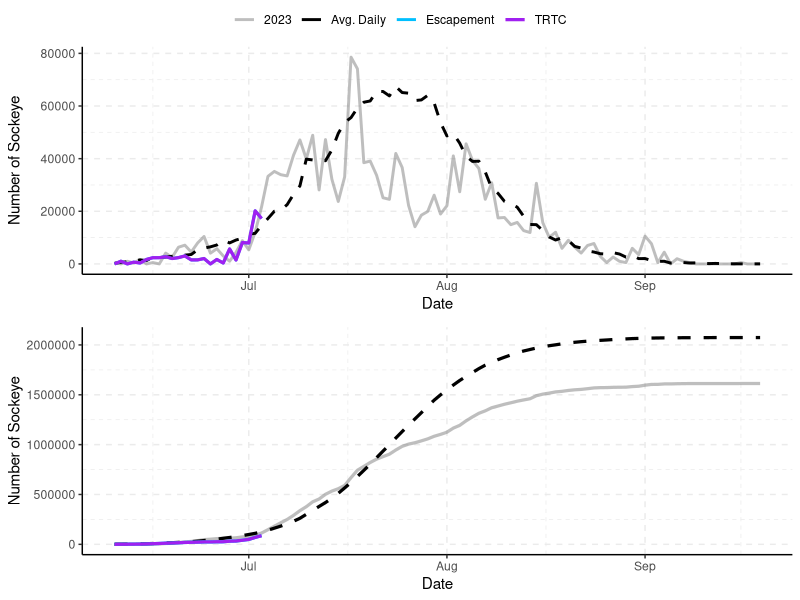
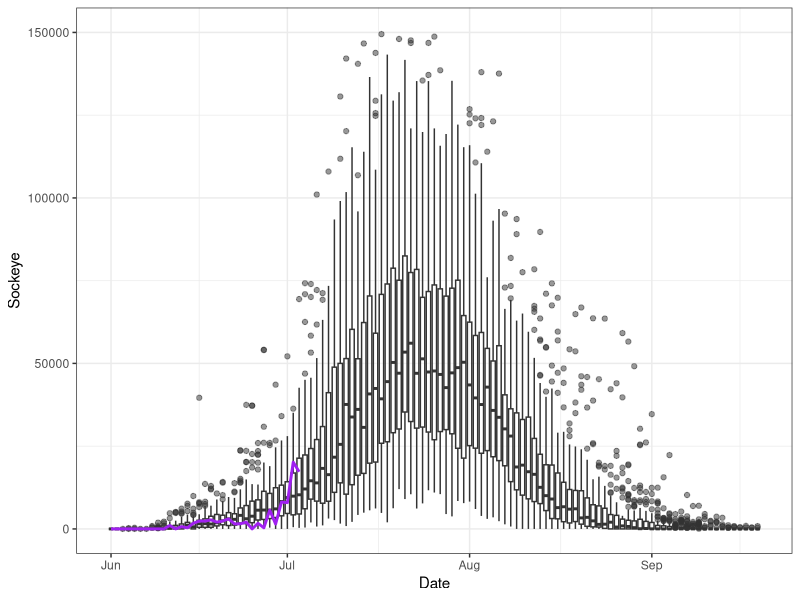
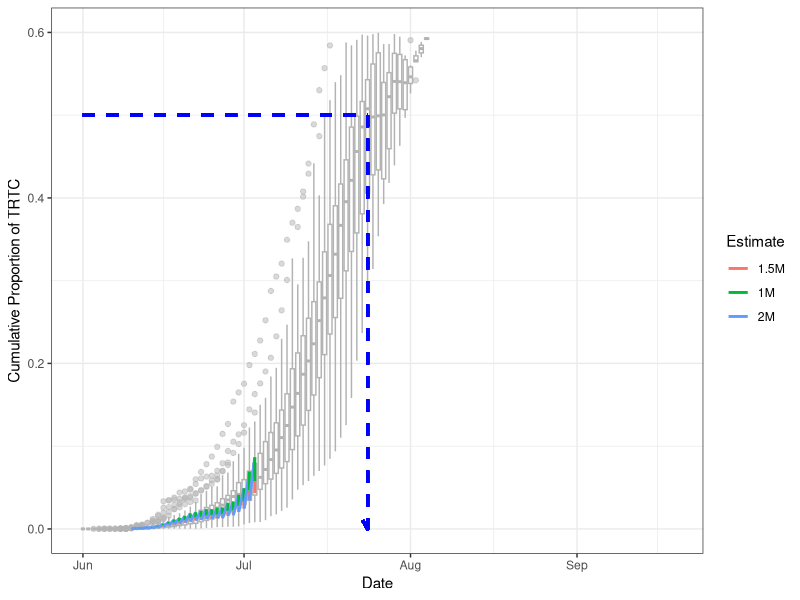
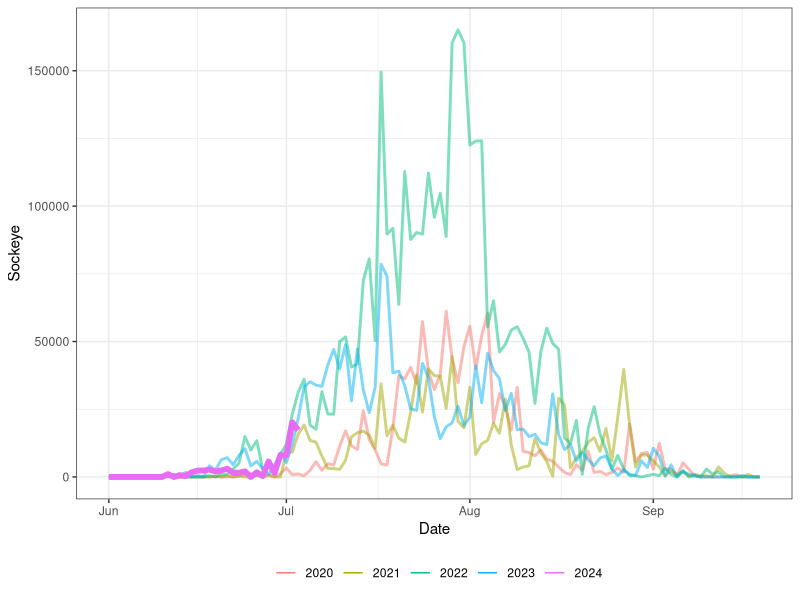
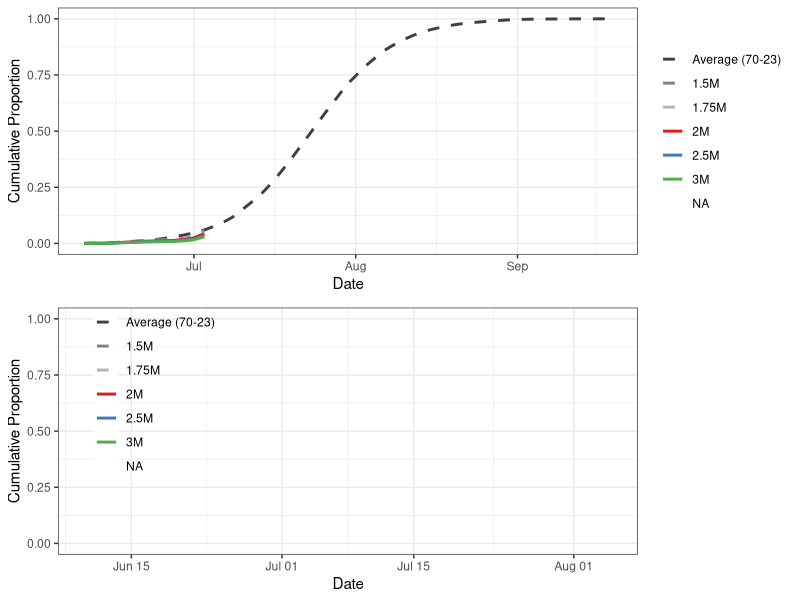
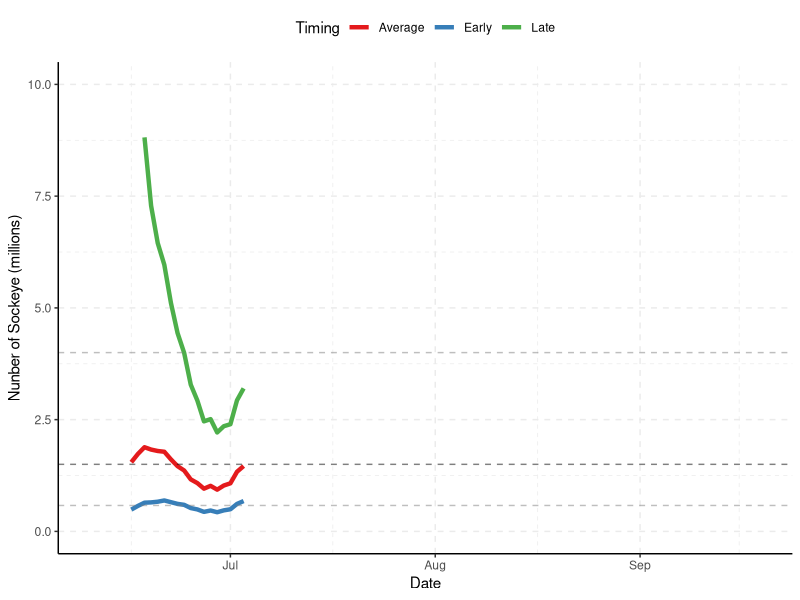
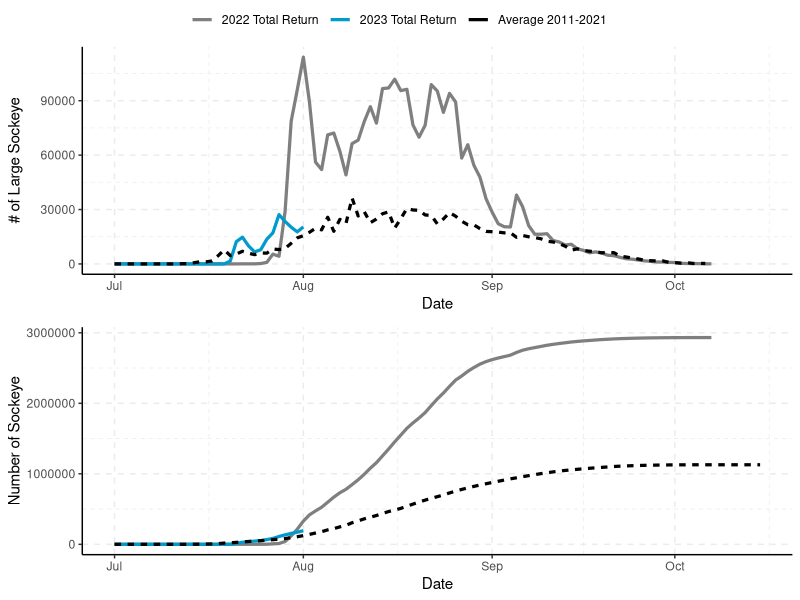
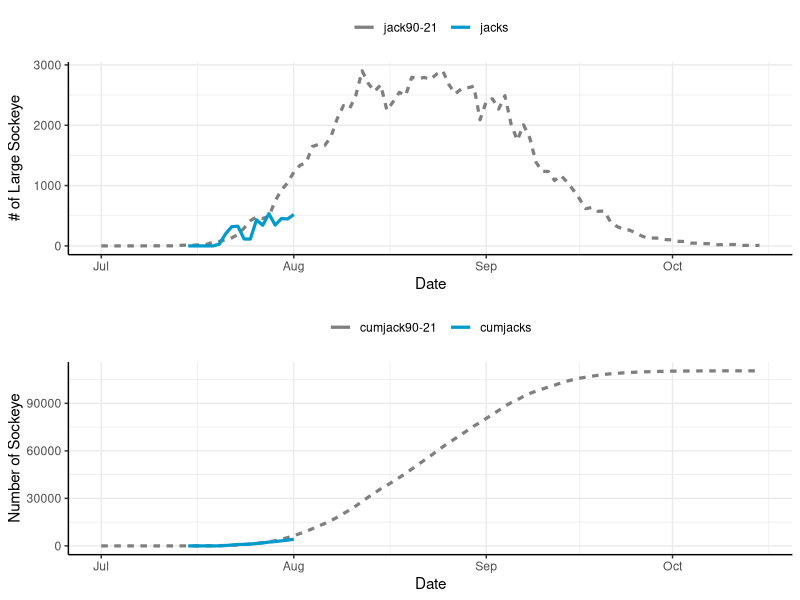

Generate these figures, in order, with R:
## ---- chunk 1
library(tidyverse)
library(data.table)
library(readxl)
library(knitr)
library(ggpubr)
library(kableExtra)

options(scipen=10000)
## ---- chunk 2
data<-read_excel("data/tyee and catch and fence in-season updates 2024.xlsx",sheet="Tyee")
data$Date<-as.Date(data$Date)
## ---- chunk 3
tyee.day<-as.Date("2024-07-03")
tyee.date<-"July 3"
fence.day<-as.Date("2024-07-03")
fence.date<-"July 3"
## ---- chunk 4
i<-match(tyee.day,data$Date)

average<-data$average[i]

e<-data$cumtyee[i]
t<-data$cumtrtc[i]
c<-data$cumcatch[i]

avgper<-round(data$Runtiming[i],3)*100
earlyper<-round(data$Runtiming[i+7],3)*100
lateper<-round(data$Runtiming[i-7],3)*100

#stat2<-data.frame(`Cumulative to Date`=c("Escapement Past Tyee","TRTC (Escapement+Catch)","Catch (preliminary"),`Number of Sockeye`=c(e,t,c))
#kable(stat2,caption=paste0("Cumulative escapement, TRTC, and catch to ",todate,"."))

stat3<-data.frame(`Cumulative to Date`=c("Escapement Past Tyee","TRTC (Escapement+Catch)","Catch (preliminary)"),`Number of Sockeye`=c(e,t,c),
                  `Run Timing`=c("Average","One week early","One week late"),`Percent Through`=c(avgper,earlyper,lateper))

kable(stat3,caption=paste0("Cumulative escapement, TRTC, and catch to ",tyee.date,"."))

## ---- chunk 5
escandtrtcdaily<-data%>%select(Date,Escapement=esctyee,TRTC=`dailytrtc`,`Avg. Daily`=`average70-23`,"2023"=esc23)%>%
  pivot_longer(2:5,values_to="Number of Sockeye",names_to="Type")%>%
  mutate(lt=case_when(Type=="Escapement"|Type=="TRTC"~"2024",
                      Type=="Avg. Daily"~"Average",
                      Type=="2023"~"2023"))

t1<-ggplot(escandtrtcdaily,aes(x=Date,y=`Number of Sockeye`,color=Type,linetype=lt,size=Type,alpha=Type))+
  geom_line()+
  scale_size_manual(values=c(1,1,1,1.1))+
  scale_alpha_manual(values=c(.5,1,1,1))+
  scale_color_manual(values=c("grey50","black","deepskyblue1","purple"))+
  scale_linetype_manual(values=c("solid","solid","dashed"))+
  theme_classic()+
  grids(linetype = "dashed")+
  theme(legend.title = element_blank(),legend.position = "top")+
  guides(linetype="none")


escandtrtccum<-data%>%select(Date,Escapement=cumtyee,TRTC=cumtrtc,`Avg. Cumulative`=`cum70-23`,"2023"=cum23)%>%
  pivot_longer(2:5,values_to="Number of Sockeye",names_to="Type")%>%
  mutate(lt=case_when(Type=="Escapement"|Type=="TRTC"~"2024",
                      Type=="Avg. Cumulative"~"Average",
                      Type=="2023"~"2023"))

t2<-ggplot(escandtrtccum,aes(x=Date,y=`Number of Sockeye`,color=Type,linetype=lt,alpha=Type))+
  geom_line(linewidth=1.1)+
  scale_linetype_manual(values=c("solid","solid","dashed"))+
  scale_size_manual(values=c(1,1,1,1.1))+
  scale_alpha_manual(values=c(.5,1,1,1))+
  scale_color_manual(values=c("grey50","black","deepskyblue1","purple"))+
  theme_classic()+
  grids(linetype = "dashed")+
  theme(legend.title = element_blank(),legend.position = "top")+
  guides(linetype="none")
## ---- chunk 6
#| label: fig-plot
#| echo: false
#| results: asis
#| message: false
#| warning: false
#| fig-cap: "Daily (top) and cumulative (bottom) estimated escapement and TRTC (escapement + adjusted catch) at the Tyee test fishery versus the 1985-2023 average."
#| fig-height: 8

ggarrange(t1,t2,align="v",ncol=1,common.legend = TRUE)

## ---- chunk 7
#| label: fig-daily-boxplot
#| echo: false
#| message: false
#| warning: false
#| fig-cap: "Daily run through Tyee (uncorrected) from 1970-2023. 2024 run is shown in purple."
#| fig-height: 5

daily<-read_excel("data/tyee and catch and fence in-season updates 2024.xlsx",sheet="tyee daily")

gg.daily<-daily%>%
  pivot_longer("1970":"2024",names_to="Year",values_to="Sockeye")%>%
  mutate(Year=as.numeric(Year))

ggplot(gg.daily,aes(x=Date,y=Sockeye,group=Date))+
  geom_boxplot(fill="white",alpha=.5)+
      geom_line(data=gg.daily%>%filter(Year==2024),aes(x=Date,y=Sockeye,group=1),color="purple",linewidth=1)+
  ylim(0,150000)+
  theme_bw()
## ---- chunk 8
#| label: fig-dailt-cumulative-boxplot
#| echo: false
#| message: false
#| warning: false
#| fig-cap: "Daily cumulative proportion of the sockeye run through Tyee (uncorrected) from 1970-2023. The 2024 run estiamtes are shown by the coloured lines. Each line represents the proportion through based on a final season estimate shown in the legend. For example, the red line is based on a final TRTC of 1.5M, with the line showing the cumulative number of sockeye through on each date / 1.5M. Until we have the true final TRTC, we will not be able to calculate the true cumulative proportion. This is done to give an idea of run-timing and whether the pre-season forecast is likely to be close to the in-season estimate. The blue dashed line indicates the long-term average 50% through date."
#| fig-height: 5

dailycum<-read_excel("data/tyee and catch and fence in-season updates 2024.xlsx",sheet="tyee pcum")

gg.daily.pcum<-dailycum%>%select("Date":"2023")%>%
  pivot_longer("1970":"2023",names_to="Year",values_to="Sockeye")%>%
  mutate(Year=as.numeric(Year))

data2<-data.frame(date=data$Date,cumtrtc=data$cumtyee)%>%
  mutate(`1M`=cumtrtc/1000000,
         `1.5M`=cumtrtc/1500000,
         `2M`=cumtrtc/2000000)%>%
  pivot_longer(`1M`:`2M`,names_to="estimate",values_to="p")

ggplot(gg.daily.pcum,aes(x=Date,y=Sockeye,group=Date))+
  geom_boxplot(fill="white",color="grey70",alpha=.5)+
    geom_line(data=data2,aes(x=as.POSIXct(date),y=p,color=estimate,group=1),linewidth=1,lwd=2)+
    geom_segment(aes(x=as.POSIXct("2024-06-01"),y=.5,xend=as.POSIXct("2024-07-24"),yend=.5),color="blue",lwd=1,linetype="dashed")+
  geom_segment(aes(x=as.POSIXct("2024-07-24"),y=.5,xend=as.POSIXct("2024-07-24"),yend=0),color="blue",arrow = arrow(length=unit(.25, 'cm')),lwd=1,linetype="dashed")+
  #ylim(0,150000)+
    theme_bw()+
  ylim(0,.6)+
  labs(color="Estimate",y="Cumulative Proportion of TRTC")

## ---- chunk 9
#| label: fig-tyee2
#| echo: false
#| warning: false
#| message: false
#| fig-cap: "Daily run through Tyee (uncorrected) since 2020. 2024 run is shown in purple."
#| fig-height: 5

gg.daily2<-gg.daily%>%filter(Year>=2020)%>%
  mutate(per=ifelse(Year==2024,"current","past"))

ggplot(gg.daily2,aes(x=Date,y=Sockeye,color=factor(Year),linewidth=per,alpha=per))+
  geom_line()+
  scale_linewidth_manual(values=c(2,1))+
  scale_alpha_manual(values=c(1,.5))+
  theme_bw()+
  guides(alpha="none",linewidth="none")+
  labs(color="")+
  theme(legend.position = "bottom")


## ---- chunk 10
#| label: fig-cumu
#| include: false
#| echo: false
#| message: false
#| warning: false
#| fig-cap: "Cumulative estimated daily proportion of TRTC based on 1985-2021 average."
#| fig-height: 8

i<-match(tyee.day,data$Date)

early<-data$early[i]
average<-data$average[i]
late<-data$late[i]

names(data)

pcum<-data%>%select(Date,cumtrtc,"Average (70-23)"=`pcum70-23`)%>%
  mutate(`1.5M`=cumtrtc/1500000,
         `1.75M`=cumtrtc/1750000,
         `2M`=cumtrtc/2000000,
         `2.5M`=cumtrtc/2500000,
         `3M`=cumtrtc/3000000,
         "Early (70-23)"=lead(`Average (70-23)`,7),
         "Late (70-23)"=lag(`Average (70-23)`,7))%>%
  select(-cumtrtc)%>%
  pivot_longer(2:9,names_to="Type",values_to="cp")%>%
  mutate(Type=factor(Type,levels=c("Early (85-21)","Average (70-23)", "Late (85-21)"
                                   ,"1.5M","1.75M","2M","2.5M","3M")))

cols<-RColorBrewer::brewer.pal(5, "Set1")

g1<-ggplot(pcum,aes(x=Date,y=cp,color=Type,linetype=Type))+
  geom_line(size=1)+
  scale_colour_manual(values=c("grey25","grey50","grey70",cols))+
  scale_linetype_manual(values=c("dashed","dashed","dashed","solid","solid","solid","solid","solid"))+
  theme_bw()+
  labs(y="Cumulative Proportion")+
  theme(legend.title=element_blank(),legend.position.inside=c(.85,.35),legend.background = element_blank())

g2<-ggplot(pcum,aes(x=Date,y=cp,color=Type,linetype=Type))+
  geom_line(size=1)+
  scale_colour_manual(values=c("grey25","grey50","grey70",cols))+
  scale_linetype_manual(values=c("dashed","dashed","dashed","solid","solid","solid","solid","solid"))+
  theme_bw()+
  labs(y="Cumulative Proportion")+
  theme(legend.title=element_blank(),legend.position=c(.17,.65),legend.background = element_blank())+
  ylim(0,1)+
  xlim(as.Date("2023-06-10"),as.Date("2023-08-05"))

ggarrange(g1,g2,align="v",ncol=1)

## ---- chunk 11
#| label: fig-table
#| echo: false
#| results: asis

i<-match(tyee.day,data$Date)

early<-round(data$early[i],0)
average<-round(data$average[i],0)
late<-round(data$late[i],0)

stat1<-data.frame(`Run-Timing`=c("Early","Average","Late"),`Forecasted Final Run Size`=c(early,average,late))

kable(stat1,caption="Forecasted sockeye final TRTC based on 1 week early, average and 1 week late run-timing.")

## ---- chunk 12
#| label: fig-fore
#| echo: false
#| warning: false
#| fig-cap: "Forecasted final TRTC of Skeena sockeye based on the simple scalar run-timing model. The dashed horizontal lines show the median p50 value of the pre-season forecast (black), and the 90% confidence intervals (grey)."
#| fig-height: 4

tyeemodel<-data%>%select(Date,Early=early,Average=average,Late=late)%>%
  pivot_longer(2:4,values_to="Number of Sockeye",names_to="Timing")

ggplot(tyeemodel,aes(x=Date,y=`Number of Sockeye`/10^6,color=Timing))+
  geom_line(size=1.5)+
  labs(y="Nunber of Sockeye (millions)")+
  scale_color_brewer(palette="Set1")+
  theme_classic()+
  ylim(0,10)+
  geom_hline(yintercept=.580,linetype="dashed",alpha=.5,color="grey50")+
  geom_hline(yintercept=1.5,linetype="dashed",alpha=.5,color="black")+
  geom_hline(yintercept=4,linetype="dashed",alpha=.5,color="grey50")+
  grids(linetype = "dashed")+
  theme(legend.position = "top")
## ---- chunk 13
#| echo: false
#| results: asis
#| include: false

fence<-read_excel("data/tyee and catch and fence in-season updates 2023.xlsx",sheet="Babine")
fence$Date<-as.Date(fence$Date)
## ---- chunk 14
#| label: fig-table2
#| echo: false
#| results: asis
#| include: false

i<-match(fence.day,fence$Date)

totalrun<-fence$cumrun[i]
cumjacks<-fence$cumjacks[i]

stat2<-data.frame(`Babine Fence`=c("Large Sockeye","Jacks"),`Total Run`=c(totalrun,cumjacks))

kable(stat2,caption=paste0("Cumulative large sockeye and jacks to Babine River fence to ",fence.date,".")) %>% kable_styling(latex_options = "HOLD_position")

## ---- chunk 15
#| echo: false
#| warning: false
#| include: false

fencedaily<-fence%>%select(Date,`2023 Total Return`=totalrun,`2022 Total Return`=dailyTR.2022,`Average 2011-2021`=`avg11-21`)%>%
  pivot_longer(2:4,values_to="Number of Sockeye",names_to="Type")%>%
  mutate(lt=case_when(Type=="2022 Total Return"|Type=="2023 Total Return"~"Annual",
                      Type=="Average 2011-2021"~"Average"))

b1<-ggplot(fencedaily,aes(x=Date,y=`Number of Sockeye`,color=Type,linetype=lt))+
  geom_line(size=1.1)+
  scale_color_manual(values=c("grey50","deepskyblue3","black"))+
  theme_classic()+
  grids(linetype = "dashed")+
  theme(legend.title = element_blank(),legend.position = "top")+
  guides(linetype="none")+
  labs(y="# of Large Sockeye")

fencecum<-fence%>%select(Date,`2023 Total Return`=cumrun,`Average 2011-2021`=`cumavg11-21`,`2022 Total Return`=cumTR.2022)%>%
  pivot_longer(2:4,values_to="Number of Sockeye",names_to="Type")%>%
  mutate(lt=case_when(Type=="2022 Total Return"|Type=="2023 Total Return"~"Annual",
                      Type=="Average 2011-2021"~"Average"))

b2<-ggplot(fencecum,aes(x=Date,y=`Number of Sockeye`,color=Type,linetype=lt))+
  geom_line(size=1.1)+
  scale_color_manual(values=c("grey50","deepskyblue3","black"))+
  theme_classic()+
  grids(linetype = "dashed")+
  theme(legend.title = element_blank(),legend.position = "top")+
  guides(linetype="none")

## ---- chunk 16
#| label: fig-babine
#| echo: false
#| warning: false
#| fig-cap: "Top panel: Total run to Babine fence for 2023 compared to 2022 (recent highest year) and the average from 2011-2021. Bottom panel: Cumulative estimated run to the Babine fence for 2023 and the average from 2011-2021."
#| include: false
#| fig-height: 5.5

ggarrange(b1,b2,ncol=1,align="v",common.legend = TRUE)

## ---- chunk 17
#| echo: false
#| warning: false
#| include: false

fencejacks<-fence%>%select(Date,jacks=dailytotaljacks,`jack90-21`)%>%
  pivot_longer(2:3,values_to="Number of Sockeye",names_to="Type")%>%
  mutate(lt=case_when(Type=="jacks"~"Annual",
                      Type=="jack90-21"~"Average"))

j1<-ggplot(fencejacks,aes(x=Date,y=`Number of Sockeye`,color=Type,linetype=lt))+
  geom_line(size=1.1)+
  scale_color_manual(values=c("grey50","deepskyblue3","black"))+
  theme_classic()+grids()+
  theme(legend.title = element_blank(),legend.position = "top")+
  guides(linetype="none")+
  labs(y="# of Large Sockeye")

jackscum<-fence%>%select(Date,cumjacks,`cumjack90-21`)%>%
  pivot_longer(2:3,values_to="Number of Sockeye",names_to="Type")%>%
  mutate(lt=case_when(Type=="cumjacks"~"Annual",
                      Type=="cumjack90-21"~"Average"))

j2<-ggplot(jackscum,aes(x=Date,y=`Number of Sockeye`,color=Type,linetype=lt))+
  geom_line(size=1.1)+
  scale_color_manual(values=c("grey50","deepskyblue3","black"))+
  theme_classic()+grids()+
  theme(legend.title = element_blank(),legend.position = "top")+
  guides(linetype="none")

## ---- chunk 18
#| label: fig-cumu_bab
#| echo: false
#| warning: false
#| fig-cap: "Daily (top) and cumulative (bottom) estimated total run of sockeye jacks in 2023 at the Babine Fence versus the 1990-2021 average."
#| include: false
#| fig-height: 6

ggarrange(j1,j2,align="v",ncol=1)

## ---- chunk 19
#| label: fig-diff
#| echo: false
#| fig-cap: "Estimated difference in sockeye between escapement past Tyee and the Babine Fence based on 3 week migration timing, 10% non-Babine stocks, and in-river FSC and demo catch to date. The solid blue line is the escapement past Tyee, the dotted green line is the expected run at the Babine fence, the solid black line is the actual total run at the fence, and the red line is the difference between the black line and green line (fence run - expected run)."
#| include: false
#| fig-height: 6

#Explanation for figure
#This comparison aims to provide a coarse idea on the catchability at Tyee. #The red line in the figure below shows the difference between the escapement #past Tyee and the total run being counted at the Babine Fence, based on some #assumptions. These assumptions include 3 week migration timing, 10% #non-Babine stock composition and a rough estimate of in-river FSC and demo #harvest to date between Tyee and Babine. In 2023 some sockeye were missed #due to the delay from wildfire evacuations, however DFO and LBN staff #indicate that no sockeye were visible below the fence when it was evacuated, #and therefore the number of sockeye missed was probably fairly low. #Additional analysis will be required to provide an estimate of the number of #missed sockeye.

pernonbabine<-.1

ty<-data%>%select(Date, Observed.Tyee=cumtyee)
fe<-fence%>%select(Date,Actual.Fence=cumrun)

inrivercatch<-read_excel("data/tyee and catch and fence in-season updates 2023.xlsx",sheet="inriver catch")
inrivercatch$Date<-as.Date(inrivercatch$Date)

ca<-inrivercatch%>%select(Date,inriver.harvest)

comp<-merge(ty,fe,all=TRUE)%>%merge(ca,all=TRUE)%>%
  mutate(Expected.Babine=lag((1-pernonbabine)*Observed.Tyee,21),
         `Difference @ 3 Weeks`=Actual.Fence-Expected.Babine-inriver.harvest)%>%
  select(-inriver.harvest)%>%
  pivot_longer(2:5,names_to="Count",values_to="Fish")

ggplot(comp,aes(x=Date,y=Fish,color=Count,size=Count,linetype=Count))+
  geom_line()+
  theme_classic()+grids()+
  scale_colour_manual(values=c("black","red","seagreen4","blue"))+
  scale_linetype_manual(values=c("solid","solid","dashed","solid"))+
  scale_size_manual(values=c(2,1,1,1.5))+
  theme(legend.position="top")+
  labs(y="Number of Large Sockeye")+
  ylim(-250000,1500000)

## ---- chunk 20
#| echo: false
#| warning: false
#| include: false

hcr<-data.frame(TRTC=c(0,1050000,2000000,4000000,5000000),
                HR=c(0,0,.2,.4,.4))

p1<-ggplot(hcr,aes(x=TRTC/10^6,y=HR))+
  geom_line(size=1.1)+
  geom_vline(xintercept=average/10^6,linetype="dashed",col="#E41A1C")+
  geom_vline(xintercept=late/10^6,linetype="dashed",col="#4DAF4A")+
  geom_vline(xintercept=early/10^6,linetype="dashed",col="#377EB8")+
  theme_bw()+
  ylim(0,1)+
  labs(y="Canadian Harvest Rate",x="Skeena sockeye return to Canada (millions)")

data<-data%>%rowwise()%>%mutate("TAC-average"=case_when(average<1050000~0,
                          average>=1050000&average<2000000~((average-1050000)/(2000000-1050000)*(.2-.0)+0)*average,
                          average>=2000000&average<4000000~((average-2000000)/(4000000-2000000)*(.4-.2)+.2)*average,
                          average>=4000000~.4*average),
                          "TAC-late"=case_when(late<1050000~0,
                          late>=1050000&late<2000000~((late-1050000)/(2000000-1050000)*(.2-.0)+0)*late,
                          late>=2000000&late<4000000~((late-2000000)/(4000000-2000000)*(.4-.2)+.2)*late,
                          late>=4000000~.4*late),
                          "TAC-early"=case_when(early<1050000~0,
                          early>=1050000&early<2000000~((early-1050000)/(2000000-1050000)*(.2-.0)+0)*early,
                          early>=2000000&early<4000000~((early-2000000)/(4000000-2000000)*(.4-.2)+.2)*early,
                          early>=4000000~.4*early))

ggcatch<-data%>%select(Date,`Cumulative Catch 2023`=cumcatch,
                       `TAC-average`,`TAC-early`,`TAC-late`)%>%
  pivot_longer(2:5,names_to="Catch Type",values_to="Catch")%>%
  filter(Date>"2023-07-01"&Date<"2023-08-15")


p2<-ggplot(ggcatch,aes(x=Date,y=Catch,color=`Catch Type`,size=`Catch Type`,linetype=`Catch Type`))+
  geom_line(size=1.1)+
  scale_color_manual(values=c("black","#E41A1C","#377EB8","#4DAF4A"))+
  scale_size_manual(values=c(2,1,1,1))+
  scale_linetype_manual(values=c("solid","dashed","dashed","dashed"))+
  theme_bw()+
  labs(y="Number of Sockeye")+
  theme(legend.position="top")

catch<-data%>%select(Date,Gillnet=gncatch,Seine=sncatch)%>%
  pivot_longer(2:3,names_to="Gear",values_to="Catch")%>%
    filter(Date>"2023-07-01"&Date<"2023-08-15")

p3<-ggplot(catch,aes(x=Date,y=Catch,fill=Gear))+
  geom_col()+
  scale_fill_brewer(palette="Set1")+
  theme_bw()+
  theme(legend.position="top")

cpue<-data%>%select(Date,gncatch,sncatch,gneffort,sneffort)%>%
  mutate(Gillnet=gncatch/gneffort,Seine=sncatch/sneffort)%>%
  select(Date,Gillnet,Seine)%>%
  pivot_longer(2:3,names_to="Gear",values_to="CPUE")%>%
  filter(Date>"2023-07-01"&Date<"2023-08-15")

p4<-ggplot(cpue,aes(x=Date,y=CPUE,color=Gear))+
  geom_line()+geom_point()+
  scale_color_brewer(palette="Set1")+
  theme_bw()+
  theme(legend.position = "top")+
  labs(y="Sockeye CPUE")+
  expand_limits(y=0)

## ---- chunk 21
#| label: kitwanga
#| echo: false
#| warning: false
#| include: false
## ---- chunk 22
#| label: fig-skeena
#| echo: false
#| warning: false
#| fig-cap: "Top panel: The Skeena sockeye harvest control rule based on TRTC. Bottom panel: Cumulative Area 4 gillnet and seine sockeye catch versus daily estimates of TAC based on early (blue), average (red), and late (green) run-timing from the in-season TRTC model."
#| include: false
#| fig-height: 6

ggarrange(p1,p2,ncol=1,align="v")

## ---- chunk 23
#| label: fig-gill
#| echo: false
#| warning: false
#| fig-cap: "Top panel: Area 4 gillnet and seine sockeye catch. Bottom panel: CPUE of gillnet and seine based on daily catch/daily effort. Note that some values are preliminary."
#| include: false
#| fig-height: 6

ggarrange(p3,p4,ncol=1,align="v")
## ---- chunk 24
#| label: fig-demo
#| echo: false
#| warning: false
#| fig-cap: "Catches of sockeye in First Nations Area 4 demo fisheries."
#| include: false
#| fig-height: 4

demo.data<-read_excel("data/tyee and catch and fence in-season updates 2023.xlsx",sheet="demo catches")
demo.data$date<-as.Date(demo.data$date)

demo.totals<-demo.data%>%group_by(Nation=nation)%>%summarise("Total Demo Sockeye Catch"=sum(pieces))

total.demo.catch=sum(demo.totals$`Total Demo Sockeye Catch`)

total.row<-tibble(Nation="Total","Total Demo Sockeye Catch"=total.demo.catch)

demo.table<-rbind(demo.totals,total.row)

kable(demo.table,caption="Total Area 4 First Nations demo catches of sockeye.")%>%
  row_spec(3,hline_after=T) %>% kable_styling(latex_options = "HOLD_position")

ggplot(demo.data,aes(x=date,y=pieces,fill=nation))+
  geom_col()+
  labs(y="Number of Sockeye",x="Date",fill="Nation")+
  theme_bw()+
  xlim(c(as.Date("2023-07-01"),as.Date("2023-09-01")))


## ---- chunk 25
#| label: fig-other
#| echo: false
#| message: false
#| warning: false
#| fig-cap: "Number of other species caught and released (coho, chinook, chum and steelhead), or kept (pinks)."
#| include: false
#| fig-height: 7

othercatch<-read_excel("data/tyee and catch and fence in-season updates 2023.xlsx",sheet="gncatch")

#oc2<-othercatch%>%pivot_longer(4:10,names_to="Species",values_to="Catch")%>%
#  mutate(cpue=Catch/effort)%>%
#  filter(Date>as.Date("2023-07-05")&Date<as.Date("2023-08-10"))%>%
#  mutate(type=ifelse(Species%in%c("Chinook (Released)","Chum (Released)","Steelhead (Released)","Coho (Released)"),"Released","Kept"))%>%
#  mutate(sp=case_when(Species=="Chinook (Released)"~"Chinook",
#                      Species=="Coho (Released)"~"Coho",
#                      Species=="Pink (Kept)"~"Pink Kept",
#                      Species=="Pink (Released)"~"Pink Rel",
#                      Species=="Chum (Released)"~"Chum",
#                      Species=="Steelhead (Released)"~"Steelhead",
#                      Species=="Sockeye (Kept)"~"Sockeye"))

oc2<-othercatch%>%pivot_longer(4:10,names_to="Species",values_to="Catch")%>%
  mutate(cpue=Catch/effort)%>%
  filter(Date>as.Date("2023-07-05")&Date<as.Date("2023-08-10"))%>%
  mutate(type=ifelse(Species%in%c("Chinook (Released)","Chum (Released)","Steelhead (Released)","Coho (Released)"),"Released","Kept"))%>%
  mutate(sp=case_when(Species=="Chinook (Released)"~"Chinook",
                      Species=="Coho (Released)"~"Coho",
                      Species=="Pink (Kept)"~"Pink",
                      Species=="Pink (Released)"~"Pink",
                      Species=="Chum (Released)"~"Chum",
                      Species=="Steelhead (Released)"~"Steelhead",
                      Species=="Sockeye (Kept)"~"Sockeye"),
         dis=case_when(Species=="Chinook (Released)"~"Released",
                      Species=="Coho (Released)"~"Released",
                      Species=="Pink (Kept)"~"Kept",
                      Species=="Pink (Released)"~"Released",
                      Species=="Chum (Released)"~"Released",
                      Species=="Steelhead (Released)"~"Released",
                      Species=="Sockeye (Kept)"~"Kept"))

#ggplot(oc2,aes(x=Date,y=Catch,color=gear))+
#  geom_line()+geom_point()+
#  theme_classic()+
#  grids()+
#  facet_wrap(~Species,ncol=2,scales="free_y")+
#  theme(legend.position="top")+
#  expand_limits(y=0)

ggplot(oc2,aes(x=Date,y=Catch,color=gear))+
  geom_line()+geom_point()+
  theme_bw()+
  grids()+
  #facet_wrap(~Species,ncol=2,scales="free_y")+
  facet_grid(sp~dis,scales="free_y")+
  theme(legend.position="top")+
  expand_limits(y=0)

## ---- chunk 26
#| label: fig-other_cpue
#| echo: false
#| message: false
#| warning: false
#| fig-cap: "CPUE of other species caught and released (coho, chinook, chum and steelhead), or kept (pinks) by gillnets."
#| include: false
#| fig-height: 7

gncpue<-oc2%>%filter(gear=="gillnet")

ggplot(gncpue,aes(x=Date,y=cpue))+
  geom_line()+geom_point()+
  theme_bw()+
  grids()+
  #facet_wrap(~Species,ncol=2,scales="free_y")+
  facet_grid(sp~dis,scales="free_y")+
  theme(legend.position="top")
## ---- chunk 27
#| label: fig-seine
#| echo: false
#| message: false
#| warning: false
#| fig-cap: "CPUE of other species caught and released (coho, chinook, chum and steelhead), or kept (pinks) by seines."
#| include: false
#| fig-height: 7

sncpue<-oc2%>%filter(gear=="seine")

ggplot(sncpue,aes(x=Date,y=cpue))+
  geom_line()+geom_point()+
  theme_bw()+
  grids()+
  #facet_wrap(~Species,ncol=2,scales="free_y")+
  facet_grid(sp~dis,scales="free_y")+
  theme(legend.position="top")
## ---- chunk 28
#| label: fig-area4
#| echo: false
#| message: false
#| warning: false
#| fig-cap: "Total catch of other species caught and kept or released (coho, pinks, chinook, chum and steelhead) by gillnets and seines in the marine Area 4 commercial fishery."
#| include: false
#| fig-height: 6

oc.total<-oc2%>%group_by(gear,Species=sp,dis)%>%summarise(total=sum(Catch,na.rm=TRUE))

oc.table<-oc.total%>%pivot_wider(names_from=c("gear","dis"),values_from="total")%>%replace(is.na(.),0)

kable(oc.table,caption=paste0("Total catch of coho, chum, chinook, pink and steelhead in the commercial gillent and seine fisheries to ",tyee.date,"."))

ggplot(oc.total,aes(x=Species,y=total,fill=gear))+
  geom_col()+
  scale_color_brewer(palette="Set1")+
  #geom_text(aes(label=total),vjust=-.3,color="black")+
  facet_wrap(~dis,ncol=1,scales="free_y")+
  theme_bw()+
  labs(y="Total Catch",x="Species")+
  scale_y_continuous(expand=c(.1,0))+
  theme(strip.background = element_blank())

## ---- chunk 29
#| echo: false
#| include: false
#| warning: false
#| message: false

rt<-read_excel("data/rt karl.xlsx",sheet="Sheet1")

n=10000

rtm<-data.frame()

for (i in 1:nrow(rt)){
  u<-rt$MeanJulian[i]
  sd<-rt$SD[i]
  
  g<-data.frame(stock=rt$Stock[i],dev=rnorm(n,rt$MeanJulian[i],rt$SD[i]))
  rtm<-rbind(rtm,g)
  
}

#as.numeric(format(as.Date("2022-08-07"), "%j"))

days<-format(seq(as.Date("2022-06-01"),as.Date("2022-09-15"),10),"%b-%d")

rtm2<-rtm%>%filter(dev>=152&dev<=258)%>%group_by(stock)%>%mutate(u=mean(dev))

## ---- chunk 30
#| label: fig-boxp
#| echo: false
#| fig-cap: "Boxplots of stock specific run-timing through Tyee. Based on 2000-2014 data provided by Karl English from updated NBRR work. The filled area of the box represents 50% of the run."
#| warning: false
#| message: false
#| fig-height: 8

ggplot(rtm2,aes(x=dev,y=reorder(stock,dev,FUN=median),fill=stock))+
  geom_boxplot()+
  theme_classic()+grids()+
  scale_y_discrete(limits=rev)+
  guides(fill="none")+
  labs(y="Stock",x="Date",title="Stock run-timing at Tyee based on 2000-2014 GSI",subtitle="NBRR data provided by Karl English July 2022")+
 scale_x_continuous(breaks=seq(152,258,10),labels=days)+
  theme(axis.text.x = element_text(angle=90))

## ---- chunk 31
#| label: fig-hist
#| echo: false
#| fig-cap: "Histograms of stock specific run-timing through Tyee. Based on 2000-2014 data provided by Karl English from updated NBRR work."
#| warning: false
#| message: false
#| fig-height: 8

ggplot(rtm2,aes(x=dev))+
  geom_histogram(aes(fill=stock),binwidth = 5,alpha=.3)+
  facet_grid(reorder(stock,dev,FUN=median)~.,scales="free_y",switch="y")+
  theme_classic()+grids()+
  theme(strip.text.y.left = element_text(angle=0,size=8),
        strip.placement="outside",
        axis.text.y=element_blank(),
        axis.ticks.y=element_blank(),
        strip.background = element_blank(),
        axis.text.x = element_text(angle=90))+
  labs(y="Stock",x="Date",title="Stock run-timing at Tyee based on 2000-2014 GSI",subtitle="NBRR data provided by Karl English July 2022")+
  geom_vline(aes(xintercept=u,color=stock), size=1,alpha=.5)+
  scale_x_continuous(breaks=seq(152,258,10),labels=days)+
  guides(fill="none",color="none")+
  annotate("rect", xmin = 196, xmax = 219, ymin = 0, ymax = Inf,alpha = .2)
  
## ---- chunk 32
#| label: fig-dens
#| echo: false
#| fig-cap: "Density plot of stock specific run-timing through Tyee. Based on 2000-2014 data provided by Karl English from updated NBRR work."
#| warning: false
#| message: false
#| fig-height: 8

ggplot(rtm2,aes(x=dev),color=stock)+
  geom_density(aes(fill=stock),alpha=.3)+
  #scale_fill_brewer(palette="Set1")+
  facet_wrap(~reorder(stock,dev,FUN=median),scales="free_y",ncol=1,strip.position="left")+
  theme_classic()+grids()+
   theme(strip.text.y.left = element_text(angle=0,size=8),
        strip.placement="outside",
        axis.text.y=element_blank(),
        axis.ticks.y=element_blank(),
        axis.ticks.x=element_blank(),
        strip.background = element_blank(),
        axis.text.x = element_text(angle=90),
        plot.caption.position="plot",
        plot.caption=element_text(hjust=.5))+
  geom_vline(aes(xintercept=u,color=stock), size=1,alpha=.5)+
  labs(y="Stock",x="Date",caption="Stock run-timing at Tyee based on average run-timing (2000-2014) plus 3 weeks.\nVertical lines show the mean for each stock, with the 2022 harvest window\nshown by the grey shaded box.\nData from Karl English from NBRR update provided July 2022.")+
  scale_x_continuous(breaks=seq(152,258,10),labels=days)+
  guides(fill="none",color="none")+
   annotate("rect", xmin = 196, xmax = 219, ymin = 0, ymax = Inf,alpha = .2)

#ggsave("Tyee stock run timing.png",dpi=600,height=8,width=7)
## ---- chunk 33
#| include: false

babrt<-rtm%>%filter(stock%in%c("Babine W Early","Babine W Middle","Babine W Late","Babine Pinkut","Babine Fulton"))%>%
  mutate(fencert=dev+21)

days<-format(seq(as.Date("2022-07-01"),as.Date("2022-10-07"),7),"%b-%d")
as.numeric(format(as.Date("2022-10-07"), "%j"))

babrt2<-babrt%>%filter(fencert>=182&fencert<=280)%>%group_by(stock)%>%mutate(med=mean(fencert))

babmed<-babrt%>%group_by(stock)%>%summarise(u=mean(fencert))

ggplot(babrt2,aes(x=fencert))+
  geom_density(aes(fill=stock),alpha=.3)+
  scale_fill_brewer(palette="Set1")+
  facet_wrap(~reorder(stock,dev,FUN=median),scales="free_y",ncol=1,strip.position="left")+
  theme_classic()+grids()+
  theme(strip.text.y.left = element_text(angle=0,size=8),
        strip.placement="outside",
        axis.text.y=element_blank(),
        axis.ticks.y=element_blank(),
        axis.ticks.x=element_blank(),
        strip.background = element_blank(),
        axis.text.x = element_text(angle=90),
        plot.caption.position="plot",
        plot.caption=element_text(hjust=0))+
  geom_vline(aes(xintercept =med,color=stock), size=1,alpha=.5)+
  scale_color_brewer(palette="Set1")+
  labs(y="Stock",x="Date",
  caption="Stock run-timing at Babine fence based on average Tyee run-timing (2000-2014) plus 3 weeks.\nData from Karl English from NBRR update provied July 2022.")+
  scale_x_continuous(breaks=seq(182,280,7),labels=days)+
  guides(fill="none",color="none")

#ggsave("Babine run timing for Donna.png",dpi=600,height=8,width=7)
